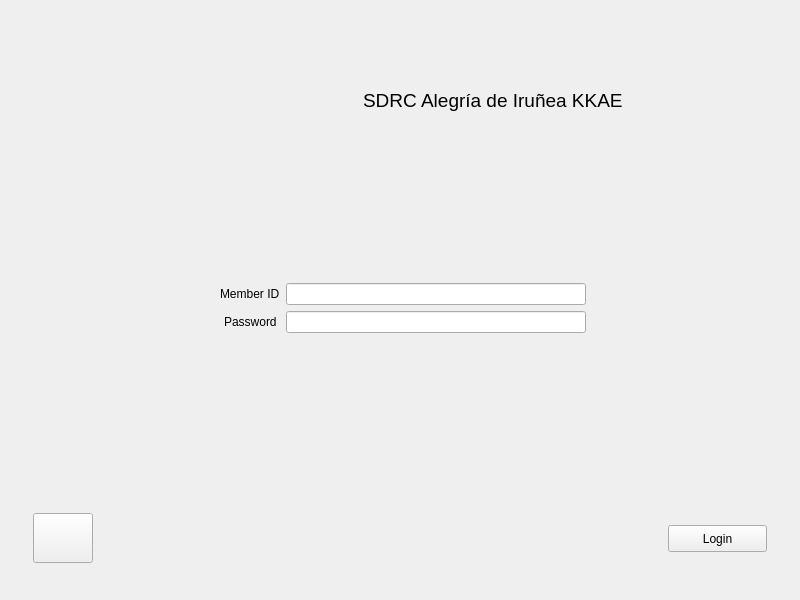
<?xml version="1.0" encoding="UTF-8"?>
<ui version="4.0">
 <class>AdminLoginWindow</class>
 <widget class="QWidget" name="AdminLoginWindow">
  <property name="geometry">
   <rect>
    <x>0</x>
    <y>0</y>
    <width>800</width>
    <height>600</height>
   </rect>
  </property>
  <property name="minimumSize">
   <size>
    <width>800</width>
    <height>600</height>
   </size>
  </property>
  <property name="windowTitle">
   <string notr="true"/>
  </property>
  <property name="locale">
   <locale language="Spanish" country="Spain"/>
  </property>
  <layout class="QVBoxLayout" name="verticalLayout">
   <item>
    <widget class="QFrame" name="topFrame">
     <property name="minimumSize">
      <size>
       <width>0</width>
       <height>180</height>
      </size>
     </property>
     <property name="maximumSize">
      <size>
       <width>16777215</width>
       <height>180</height>
      </size>
     </property>
     <layout class="QHBoxLayout" name="horizontalLayout">
      <item>
       <spacer name="horizontalSpacer">
        <property name="orientation">
         <enum>Qt::Horizontal</enum>
        </property>
        <property name="sizeHint" stdset="0">
         <size>
          <width>40</width>
          <height>20</height>
         </size>
        </property>
       </spacer>
      </item>
      <item>
       <widget class="QWidget" name="imageWidget" native="true">
        <property name="minimumSize">
         <size>
          <width>180</width>
          <height>0</height>
         </size>
        </property>
        <property name="maximumSize">
         <size>
          <width>180</width>
          <height>16777215</height>
         </size>
        </property>
        <property name="styleSheet">
         <string notr="true">background-image: url(&quot;:/images/alegrialogo.jpg&quot;)</string>
        </property>
       </widget>
      </item>
      <item>
       <widget class="QLabel" name="label">
        <property name="font">
         <font>
          <pointsize>37</pointsize>
         </font>
        </property>
        <property name="text">
         <string notr="true">&lt;html&gt;&lt;head/&gt;&lt;body&gt;&lt;p&gt;&lt;span style=&quot; font-size:14pt;&quot;&gt;SDRC Alegría de Iruñea KKAE&lt;/span&gt;&lt;/p&gt;&lt;/body&gt;&lt;/html&gt;</string>
        </property>
       </widget>
      </item>
      <item>
       <spacer name="horizontalSpacer_2">
        <property name="orientation">
         <enum>Qt::Horizontal</enum>
        </property>
        <property name="sizeHint" stdset="0">
         <size>
          <width>40</width>
          <height>20</height>
         </size>
        </property>
       </spacer>
      </item>
     </layout>
    </widget>
   </item>
   <item>
    <widget class="QWidget" name="loginWidget" native="true">
     <layout class="QVBoxLayout" name="verticalLayout_2">
      <item>
       <widget class="QWidget" name="loginData" native="true">
        <property name="minimumSize">
         <size>
          <width>0</width>
          <height>200</height>
         </size>
        </property>
        <property name="maximumSize">
         <size>
          <width>16777215</width>
          <height>200</height>
         </size>
        </property>
        <layout class="QFormLayout" name="formLayout">
         <property name="labelAlignment">
          <set>Qt::AlignCenter</set>
         </property>
         <property name="formAlignment">
          <set>Qt::AlignCenter</set>
         </property>
         <item row="0" column="0">
          <widget class="QLabel" name="loginLabel">
           <property name="text">
            <string>Member ID</string>
           </property>
          </widget>
         </item>
         <item row="0" column="1">
          <widget class="QLineEdit" name="loginInput">
           <property name="maximumSize">
            <size>
             <width>300</width>
             <height>16777215</height>
            </size>
           </property>
          </widget>
         </item>
         <item row="1" column="0">
          <widget class="QLabel" name="passLabel">
           <property name="text">
            <string>Password</string>
           </property>
          </widget>
         </item>
         <item row="1" column="1">
          <widget class="QLineEdit" name="passInput">
           <property name="maximumSize">
            <size>
             <width>300</width>
             <height>16777215</height>
            </size>
           </property>
           <property name="echoMode">
            <enum>QLineEdit::Password</enum>
           </property>
          </widget>
         </item>
        </layout>
       </widget>
      </item>
      <item>
       <widget class="QWidget" name="paddingWidget" native="true">
        <zorder>loginData</zorder>
       </widget>
      </item>
      <item>
       <widget class="QWidget" name="loginwidget" native="true">
        <layout class="QHBoxLayout" name="horizontalLayout_2">
         <item>
          <widget class="QPushButton" name="languagePushButton">
           <property name="minimumSize">
            <size>
             <width>60</width>
             <height>50</height>
            </size>
           </property>
           <property name="maximumSize">
            <size>
             <width>60</width>
             <height>50</height>
            </size>
           </property>
           <property name="text">
            <string notr="true"/>
           </property>
           <property name="icon">
            <iconset resource="penyamanager.qrc">
             <normaloff>:/images/ikurrina.png</normaloff>
             <normalon>:/images/espanola.jpg</normalon>:/images/ikurrina.png</iconset>
           </property>
           <property name="iconSize">
            <size>
             <width>80</width>
             <height>50</height>
            </size>
           </property>
           <property name="checkable">
            <bool>true</bool>
           </property>
          </widget>
         </item>
         <item>
          <spacer name="horizontalSpacer_3">
           <property name="orientation">
            <enum>Qt::Horizontal</enum>
           </property>
           <property name="sizeHint" stdset="0">
            <size>
             <width>572</width>
             <height>20</height>
            </size>
           </property>
          </spacer>
         </item>
         <item>
          <widget class="QPushButton" name="loginButton">
           <property name="minimumSize">
            <size>
             <width>99</width>
             <height>27</height>
            </size>
           </property>
           <property name="text">
            <string>Login</string>
           </property>
          </widget>
         </item>
        </layout>
       </widget>
      </item>
     </layout>
    </widget>
   </item>
  </layout>
 </widget>
 <layoutdefault spacing="6" margin="11"/>
 <resources>
  <include location="penyamanager.qrc"/>
 </resources>
 <connections/>
</ui>
